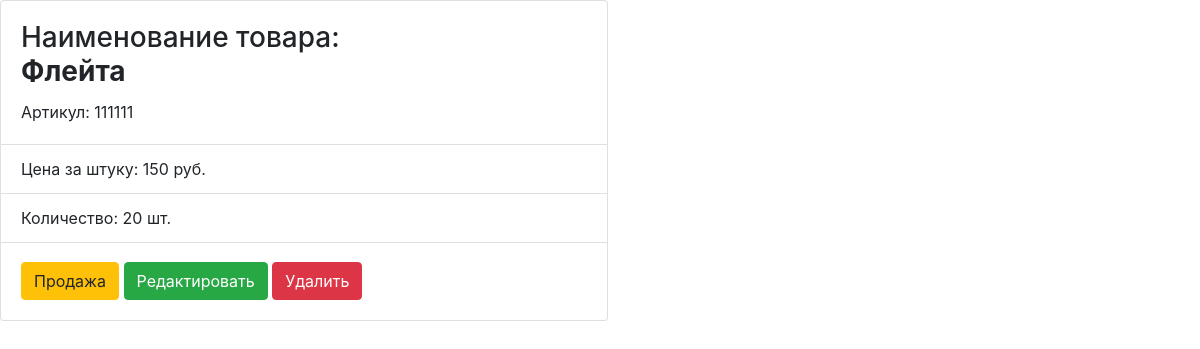
/product_details/111111, run on an earlier commit of the app's database.
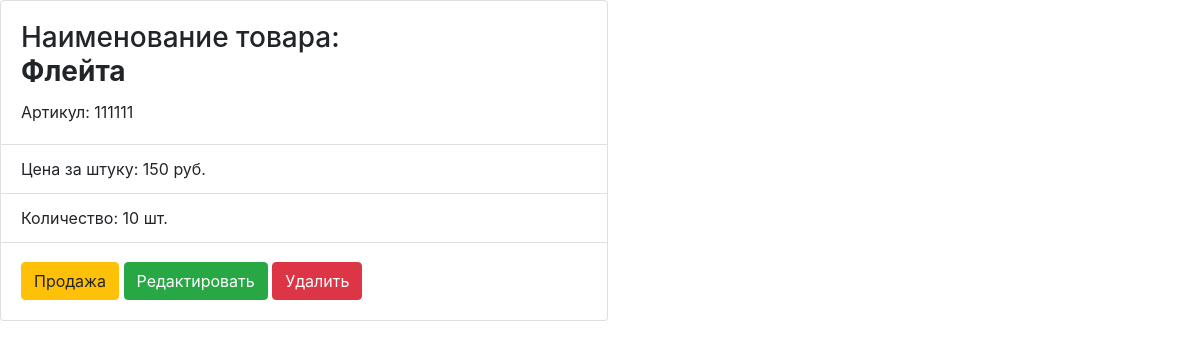
And on a later commit of the database.
### tables this page shows
CREATE TABLE products (
            vendor_code INTEGER PRIMARY KEY,
            product_name TEXT NOT NULL,
            price INTEGER NOT NULL,
            quantity INTEGER NOT NULL DEFAULT 0 CHECK (quantity >= 0)
        );

### app/main.py (the view)
    @app.route("/product_details/<vendor_code>", methods=['GET'])
    def details_of_product(vendor_code):
        search_by_vendor_code_result = db.search_by_vendor_code(db.open_db(db_url), vendor_code)
        return render_template('product_details.html', item=search_by_vendor_code_result)

### app/db.py (called while the page is built)
def open_db(url):
    connection = sqlite3.connect(url)
    connection.row_factory = sqlite3.Row
    return connection

def search_by_vendor_code(connection, vendor_code):
    with connection:
        cursor = connection.cursor()
        cursor.execute(
            """SELECT vendor_code, product_name, price, quantity
                 FROM products
                WHERE vendor_code = :vendor_code""",
            {'vendor_code': vendor_code}
        )
        for row in cursor:
            return Products(
                row['vendor_code'],
                row['product_name'],
                row['price'],
                row['quantity']
            )

### app/templates/product_details.html (shortened to what this page needs)
<!doctype html>
<html lang="en">
<head>
    <link rel="stylesheet" href="https://stackpath.bootstrapcdn.com/bootstrap/4.3.1/css/bootstrap.min.css"
>
</head>
<body>
<div class="card" style="width: 38rem;">
  <div class="card-body">
      <h3 class="card-title">Наименование товара:  <p class="h3 text-left font-weight-bold">{{ item.product_name }}</p></h3>
    <p class="card-text">Артикул:  {{ item.vendor_code }}</p>
  </div>
  <ul class="list-group list-group-flush">
    <li class="list-group-item">Цена за штуку: {{ item.price }} руб.</li>
    <li class="list-group-item">Количество: {{ item.quantity }} шт.</li>
  </ul>
  <div class="card-body">
    <a class="btn btn-warning" href="{{ url_for('sell_form', vendor_code=item.vendor_code) }}">Продажа</a>
    <a class="btn btn-success" href="{{ url_for('edit_form', vendor_code=item.vendor_code) }}">Редактировать</a>
    <a class="btn btn-danger" href="{{ url_for('remove_form', vendor_code=item.vendor_code) }}">Удалить</a>
  </div>
</div>
</body>
</html>

What changed in the data, as far as the page shows it:
changed products "Флейта": quantity "20" → "10"
